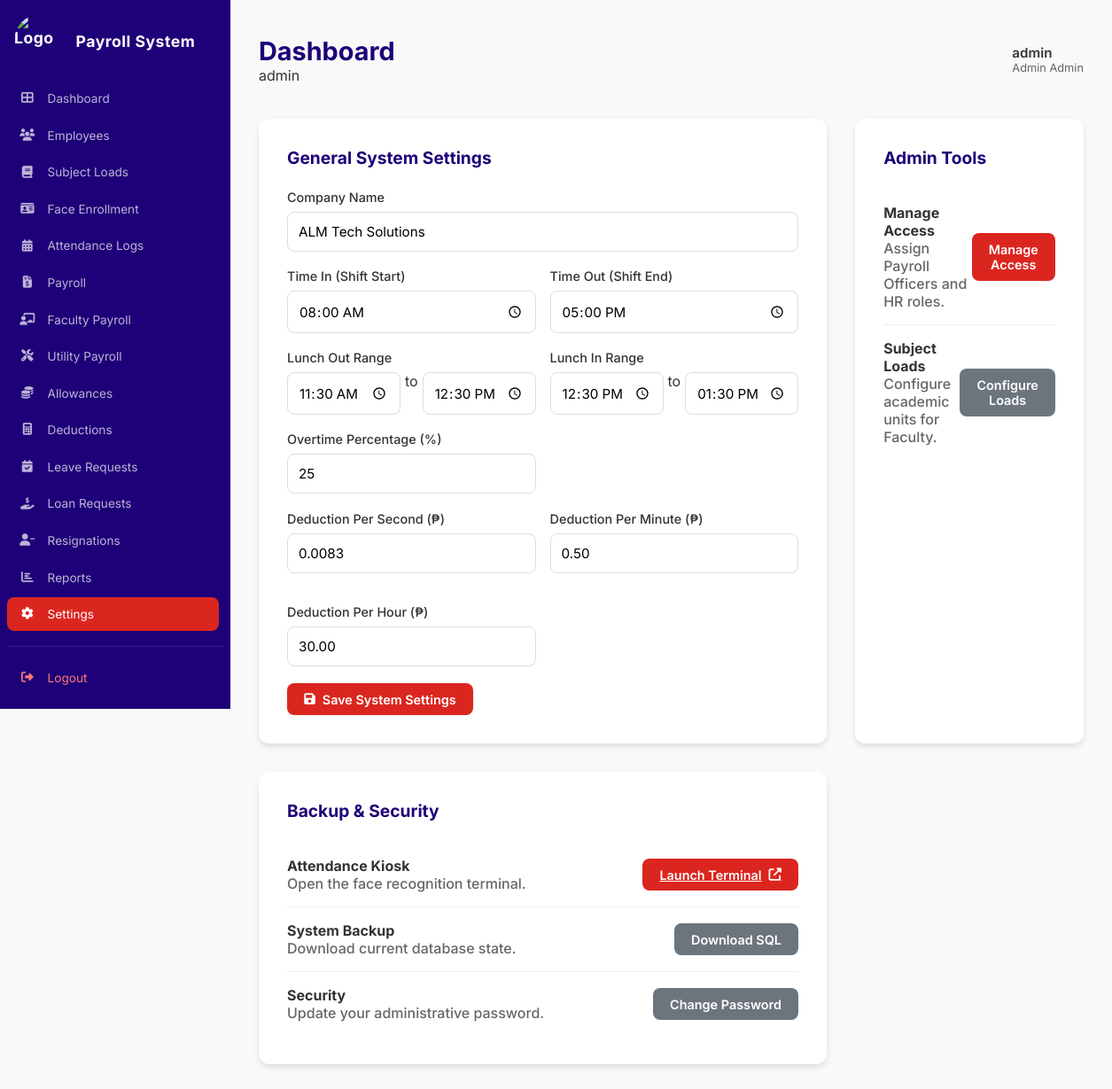
/AI-ML-Test-Bench/index.php?page=settings (signed in), run on an earlier commit of the app's database.
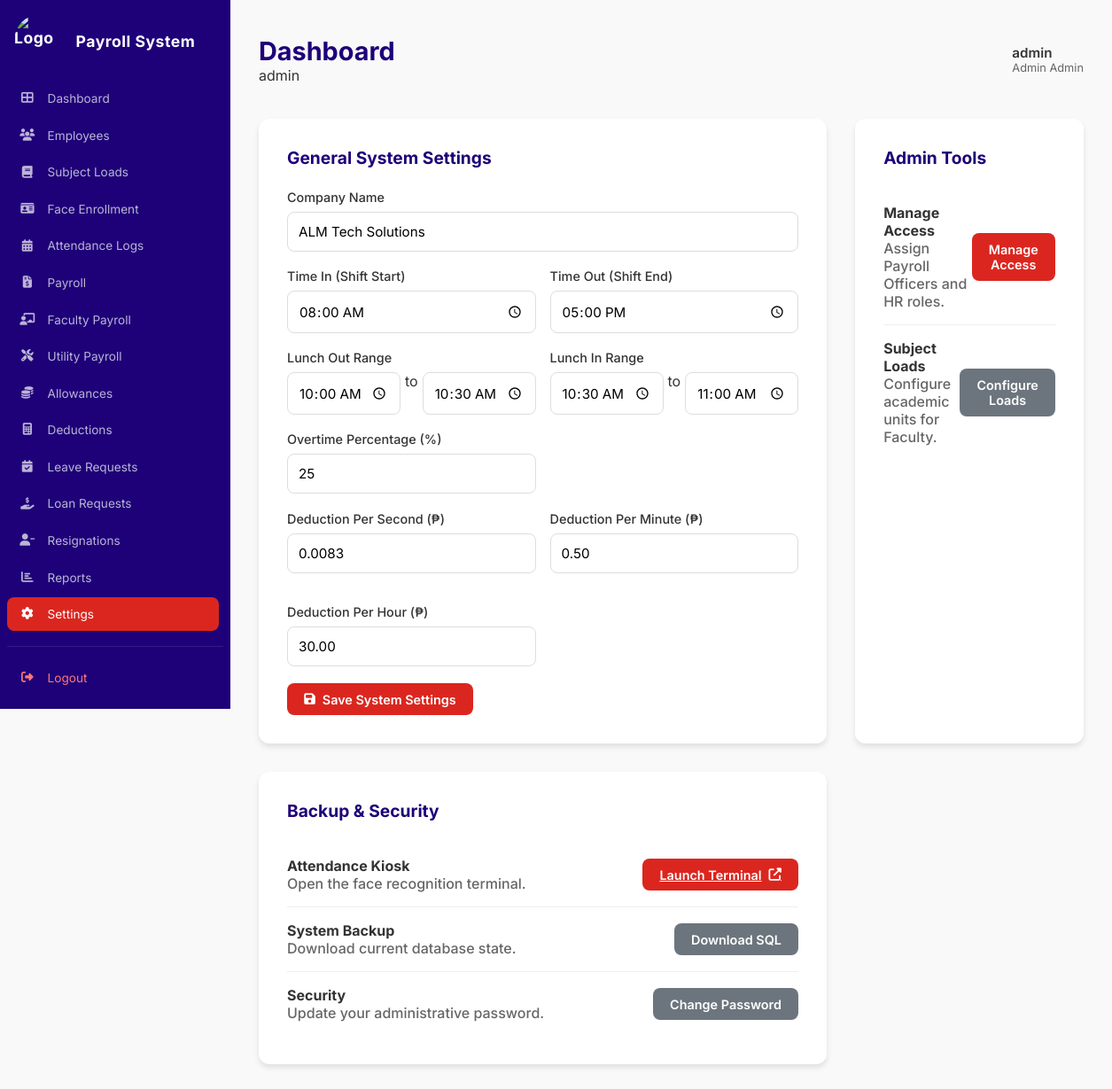
And on a later commit of the database.
### tables this page shows
CREATE TABLE IF NOT EXISTS companies (
    id INT AUTO_INCREMENT PRIMARY KEY,
    name VARCHAR(255) NOT NULL,
    admin_email VARCHAR(255) UNIQUE NOT NULL,
    work_start TIME DEFAULT '08:00:00',
    work_end TIME DEFAULT '17:00:00',
    lunch_start TIME DEFAULT '10:00:00',
    lunch_end TIME DEFAULT '11:00:00',
    lunch_out_start TIME DEFAULT '10:00:00',
    lunch_out_end TIME DEFAULT '10:30:00',
    lunch_in_start TIME DEFAULT '10:30:00',
    lunch_in_end TIME DEFAULT '11:00:00',
    ot_percentage INT DEFAULT 25,
    deduction_per_sec DECIMAL(10, 4) DEFAULT 0.0083,
    deduction_per_min DECIMAL(10, 2) DEFAULT 0.50,
    deduction_per_hour DECIMAL(10, 2) DEFAULT 30.00,
    biometric_match_threshold DECIMAL(10, 2) DEFAULT 0.60,
    biometric_duplicate_threshold DECIMAL(10, 2) DEFAULT 0.38,
    biometric_ambiguity_ratio DECIMAL(10, 2) DEFAULT 1.05,
    created_at TIMESTAMP DEFAULT CURRENT_TIMESTAMP
);

### AI-ML-Test-Bench/pages/admin_hr/pages/settings.php (called while the page is built)
<?php include __DIR__ . '/../../shared/settings.php'; ?>

### AI-ML-Test-Bench/pages/shared/settings.php (the view, shortened to what the rows shown need)
<?php
$stmt_company = $pdo->prepare("SELECT * FROM companies WHERE id = ?");
$stmt_company->execute([$_SESSION['company_id']]);
$company = $stmt_company->fetch();
?>
<section id="settings" class="page">
    <div class="settings-container">
        <div class="settings-card">
            <form id="settingsForm">
                <div class="form-group">
                    <label>Company Name</label>
                    <input type="text" name="companyName" value="<?php echo $company['name']; ?>">
                </div>
                <div class="form-row">
                    <div class="form-group">
                        <label>Time In (Shift Start)</label>
                        <input type="time" name="workStart" value="<?php echo $company['work_start']; ?>">
                    </div>
                    <div class="form-group">
                        <label>Time Out (Shift End)</label>
                        <input type="time" name="workEnd" value="<?php echo $company['work_end']; ?>">
                    </div>
                </div>
                <div class="form-row">
                    <div class="form-group">
                        <div style="display:flex; gap:5px;">
                            <input type="time" name="lunchOutStart" value="<?php echo $company['lunch_out_start'] ?? '10:00'; ?>">
                            <span>to</span>
                            <input type="time" name="lunchOutEnd" value="<?php echo $company['lunch_out_end'] ?? '10:30'; ?>">
                        </div>
                    </div>
                    <div class="form-group">
                        <div style="display:flex; gap:5px;">
                            <input type="time" name="lunchInStart" value="<?php echo $company['lunch_in_start'] ?? '10:30'; ?>">
                            <span>to</span>
                            <input type="time" name="lunchInEnd" value="<?php echo $company['lunch_in_end'] ?? '11:00'; ?>">
                        </div>
                    </div>
                </div>
                <div class="form-row">
                    <div class="form-group">
                        <label>Overtime Percentage (%)</label>
                        <input type="number" name="otPercentage" value="<?php echo $company['ot_percentage'] ?? '25'; ?>" min="0">
                    </div>
                </div>
                <div class="form-row">
                    <div class="form-group">
                        <label>Deduction Per Second (₱)</label>
                        <input type="number" step="0.0001" name="deductionPerSec" value="<?php echo $company['deduction_per_sec'] ?? '0.0083'; ?>">
                    </div>
                    <div class="form-group">
                        <label>Deduction Per Minute (₱)</label>
                        <input type="number" step="0.01" name="deductionPerMin" value="<?php echo $company['deduction_per_min'] ?? '0.50'; ?>">
                    </div>
                    <div class="form-group">
                        <label>Deduction Per Hour (₱)</label>
                        <input type="number" step="0.01" name="deductionPerHour" value="<?php echo $company['deduction_per_hour'] ?? '30.00'; ?>">
                    </div>
                </div>
            </form>
        </div>
    </div>
</section>

What changed in the data, as far as the page shows it:
changed companies "ALM Tech Solutions": lunchOutStart "11:30:00" → "10:00:00"; lunchOutEnd "12:30:00" → "10:30:00"; lunchInStart "12:30:00" → "10:30:00"; lunchInEnd "13:30:00" → "11:00:00"
